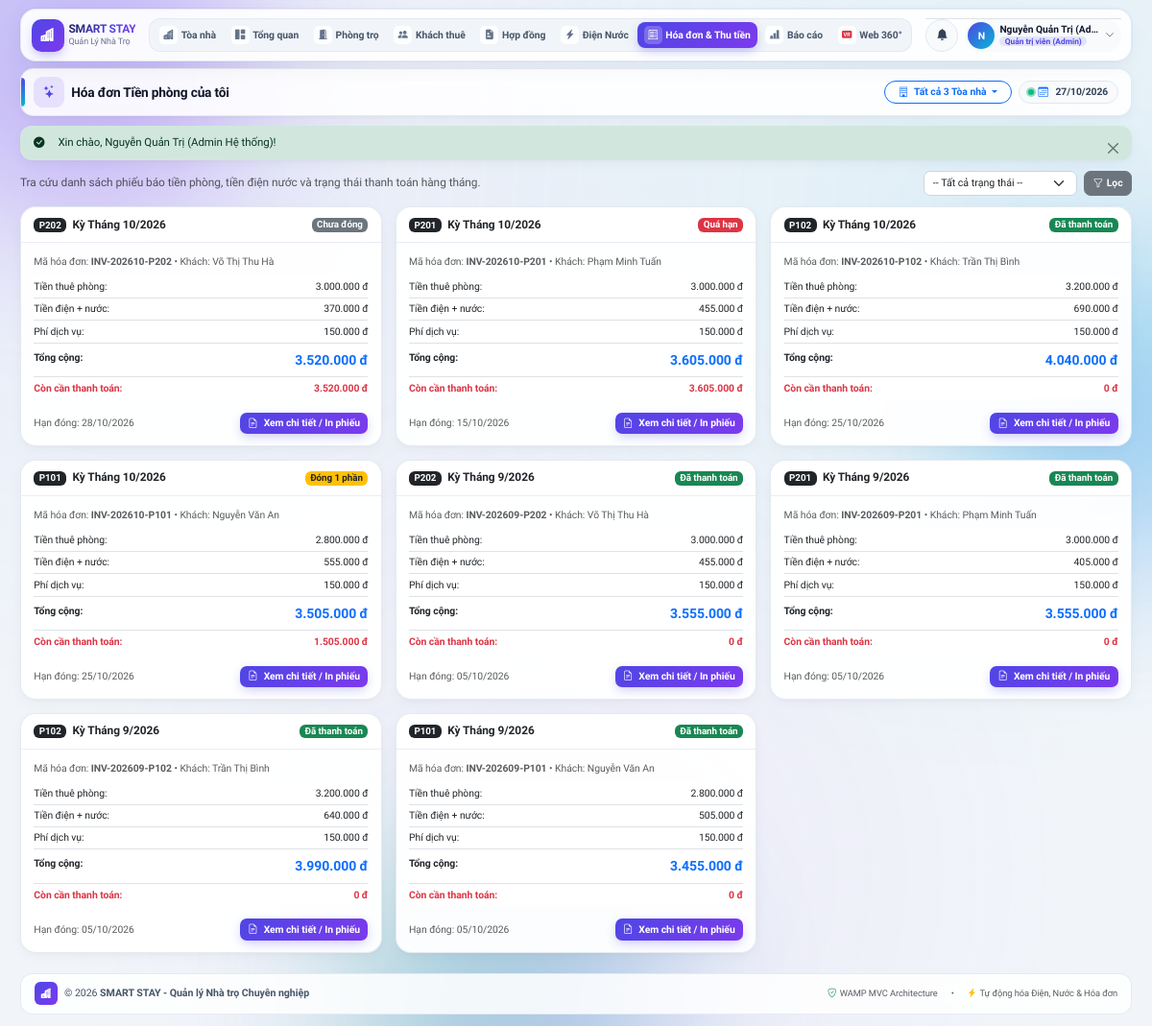
The page /invoices/my-list (signed in) on the database its author committed.
### tables this page shows
CREATE TABLE `invoices` (
  `id` INT UNSIGNED AUTO_INCREMENT PRIMARY KEY,
  `invoice_code` VARCHAR(30) NOT NULL UNIQUE,
  `invoice_type` ENUM('monthly', 'move_in', 'move_out') NOT NULL DEFAULT 'monthly',
  `contract_id` INT UNSIGNED NOT NULL,
  `room_id` INT UNSIGNED NOT NULL,
  `tenant_id` INT UNSIGNED NOT NULL,
  `utility_id` INT UNSIGNED DEFAULT NULL,
  `month` TINYINT UNSIGNED NOT NULL,
  `year` SMALLINT UNSIGNED NOT NULL,
  `room_fee` DECIMAL(12,2) NOT NULL DEFAULT 0.00,
  `electric_fee` DECIMAL(12,2) NOT NULL DEFAULT 0.00,
  `water_fee` DECIMAL(12,2) NOT NULL DEFAULT 0.00,
  `service_fee` DECIMAL(12,2) NOT NULL DEFAULT 0.00,
  `deposit_fee` DECIMAL(12,2) NOT NULL DEFAULT 0.00,
  `deposit_refund` DECIMAL(12,2) NOT NULL DEFAULT 0.00,
  `discount` DECIMAL(12,2) NOT NULL DEFAULT 0.00,
  `total_amount` DECIMAL(12,2) NOT NULL DEFAULT 0.00,
  `paid_amount` DECIMAL(12,2) NOT NULL DEFAULT 0.00,
  `status` ENUM('unpaid', 'partial', 'paid', 'overdue', 'cancelled') NOT NULL DEFAULT 'unpaid',
  `due_date` DATE NOT NULL,
  `notes` TEXT DEFAULT NULL,
  `created_at` DATETIME NOT NULL DEFAULT CURRENT_TIMESTAMP,
  `updated_at` DATETIME NOT NULL DEFAULT CURRENT_TIMESTAMP ON UPDATE CURRENT_TIMESTAMP,
  UNIQUE KEY `uniq_invoice_room_month_year` (`room_id`, `month`, `year`),
  CONSTRAINT `fk_invoices_contract` FOREIGN KEY (`contract_id`) REFERENCES `contracts` (`id`) ON DELETE RESTRICT,
  CONSTRAINT `fk_invoices_room` FOREIGN KEY (`room_id`) REFERENCES `rooms` (`id`) ON DELETE RESTRICT,
  CONSTRAINT `fk_invoices_tenant` FOREIGN KEY (`tenant_id`) REFERENCES `tenants` (`id`) ON DELETE RESTRICT,
  CONSTRAINT `fk_invoices_utility` FOREIGN KEY (`utility_id`) REFERENCES `utilities` (`id`) ON DELETE SET NULL
);

CREATE TABLE `rooms` (
  `id` INT UNSIGNED AUTO_INCREMENT PRIMARY KEY,
  `building_id` INT UNSIGNED NOT NULL DEFAULT 1,
  `room_type_id` INT UNSIGNED NOT NULL DEFAULT 1,
  `room_number` VARCHAR(20) NOT NULL UNIQUE,
  `floor` INT NOT NULL DEFAULT 1,
  `area` DECIMAL(6,2) NOT NULL DEFAULT 20.00,
  `price` DECIMAL(12,2) NOT NULL DEFAULT 2500000.00,
  `max_occupants` INT NOT NULL DEFAULT 2,
  `status` ENUM('available', 'occupied', 'maintenance') NOT NULL DEFAULT 'available',
  `amenities` VARCHAR(255) DEFAULT 'Máy lạnh, Nước nóng, Wifi, Kệ bếp, WC riêng',
  `description` TEXT DEFAULT NULL,
  `created_at` DATETIME NOT NULL DEFAULT CURRENT_TIMESTAMP,
  `updated_at` DATETIME NOT NULL DEFAULT CURRENT_TIMESTAMP ON UPDATE CURRENT_TIMESTAMP
);

CREATE TABLE `tenants` (
  `id` INT UNSIGNED AUTO_INCREMENT PRIMARY KEY,
  `user_id` INT UNSIGNED DEFAULT NULL,
  `full_name` VARCHAR(100) NOT NULL,
  `cccd` VARCHAR(20) NOT NULL UNIQUE,
  `phone` VARCHAR(20) NOT NULL,
  `email` VARCHAR(100) DEFAULT NULL,
  `dob` DATE DEFAULT NULL,
  `gender` ENUM('Nam', 'Nữ', 'Khác') NOT NULL DEFAULT 'Nam',
  `hometown` VARCHAR(150) DEFAULT NULL,
  `occupation` VARCHAR(100) DEFAULT NULL,
  `emergency_contact` VARCHAR(100) DEFAULT NULL,
  `status` ENUM('staying', 'moved_out') NOT NULL DEFAULT 'staying',
  `created_at` DATETIME NOT NULL DEFAULT CURRENT_TIMESTAMP,
  `updated_at` DATETIME NOT NULL DEFAULT CURRENT_TIMESTAMP ON UPDATE CURRENT_TIMESTAMP,
  CONSTRAINT `fk_tenants_user` FOREIGN KEY (`user_id`) REFERENCES `users` (`id`) ON DELETE SET NULL
);

### app/Views/invoices/my_list.php (the view, shortened to what the rows shown need)
<div class="row g-3">
    <?php if (empty($invoices)): ?>
        <div class="col-12">
            <div class="card border-0 shadow-sm p-5 text-center text-muted">
                Không tìm thấy hóa đơn nào.
            </div>
        </div>
    <?php else: ?>
        <?php foreach ($invoices as $inv): ?>
            <div class="col-md-6 col-xl-4">
                <div class="card border-0 shadow-sm h-100">
                    <div class="card-header bg-white d-flex justify-content-between align-items-center py-3">
                        <div>
                            <span class="badge bg-dark me-1"><?= CoreHelper::e($inv['room_number']) ?></span>
                            <strong>Kỳ Tháng <?= (int) $inv['month'] ?>/<?= (int) $inv['year'] ?></strong>
                        </div>
                        <?php if ($inv['status'] === 'paid'): ?>
                            <span class="badge bg-success">Đã thanh toán</span>
                        <?php elseif ($inv['status'] === 'partial'): ?>
                            <span class="badge bg-warning text-dark">Đóng 1 phần</span>
                        <?php elseif ($inv['status'] === 'overdue'): ?>
                            <span class="badge bg-danger">Quá hạn</span>
                        <?php else: ?>
                            <span class="badge bg-secondary">Chưa đóng</span>
                        <?php endif; ?>
                    </div>
                    <div class="card-body">
                        <div class="small text-muted mb-2">Mã hóa đơn: <strong><?= CoreHelper::e($inv['invoice_code']) ?></strong> &bull; Khách: <?= CoreHelper::e($inv['tenant_name']) ?></div>
                        <ul class="list-group list-group-flush small mb-3">
                            <li class="list-group-item d-flex justify-content-between px-0 py-1">
                                <span>Tiền thuê phòng:</span>
                                <span><?= CoreHelper::formatCurrency($inv['room_fee']) ?></span>
                            </li>
                            <li class="list-group-item d-flex justify-content-between px-0 py-1">
                                <span>Tiền điện + nước:</span>
                                <span><?= CoreHelper::formatCurrency((float) $inv['electric_fee'] + (float) $inv['water_fee']) ?></span>
                            </li>
                            <li class="list-group-item d-flex justify-content-between px-0 py-1">
                                <span>Phí dịch vụ:</span>
                                <span><?= CoreHelper::formatCurrency($inv['service_fee']) ?></span>
                            </li>
                            <li class="list-group-item d-flex justify-content-between px-0 py-2 fw-bold">
                                <span>Tổng cộng:</span>
                                <span class="text-primary fs-6"><?= CoreHelper::formatCurrency($inv['total_amount']) ?></span>
                            </li>
                            <li class="list-group-item d-flex justify-content-between px-0 py-1 text-danger fw-semibold">
                                <span>Còn cần thanh toán:</span>
                                <span><?= CoreHelper::formatCurrency($inv['remaining_amount']) ?></span>
                            </li>
                        </ul>
                        <div class="d-flex justify-content-between align-items-center">
                            <small class="text-muted">Hạn đóng: <?= CoreHelper::formatDate($inv['due_date']) ?></small>
                            <a href="<?= CoreHelper::url('/invoices/detail', ['id' => $inv['id']]) ?>" class="btn btn-sm btn-primary">
                                <i class="bi bi-file-earmark-text me-1"></i> Xem chi tiết / In phiếu
                            </a>
                        </div>
                    </div>
                </div>
            </div>
        <?php endforeach; ?>
    <?php endif; ?>
</div>

### rows shown on the page
invoices: room.room_number "P202", month "10", year "2026", status "Chưa đóng", invoice_code "INV-202610-P202", tenant.full_name "Võ Thị Thu Hà", room_fee "3.000.000 đ", electric_fee+water_fee "370.000 đ", service_fee "150.000 đ", total_amount "3.520.000 đ", remaining_amount "3.520.000 đ", due_date "28/10/2026"
invoices: room.room_number "P201", month "10", year "2026", status "Quá hạn", invoice_code "INV-202610-P201", tenant.full_name "Phạm Minh Tuấn", room_fee "3.000.000 đ", electric_fee+water_fee "455.000 đ", service_fee "150.000 đ", total_amount "3.605.000 đ", remaining_amount "3.605.000 đ", due_date "15/10/2026"
invoices: room.room_number "P102", month "10", year "2026", status "Đã thanh toán", invoice_code "INV-202610-P102", tenant.full_name "Trần Thị Bình", room_fee "3.200.000 đ", electric_fee+water_fee "690.000 đ", service_fee "150.000 đ", total_amount "4.040.000 đ", remaining_amount "0 đ", due_date "25/10/2026"
invoices: room.room_number "P101", month "10", year "2026", status "Đóng 1 phần", invoice_code "INV-202610-P101", tenant.full_name "Nguyễn Văn An", room_fee "2.800.000 đ", electric_fee+water_fee "555.000 đ", service_fee "150.000 đ", total_amount "3.505.000 đ", remaining_amount "1.505.000 đ", due_date "25/10/2026"
invoices: room.room_number "P202", month "9", year "2026", status "Đã thanh toán", invoice_code "INV-202609-P202", tenant.full_name "Võ Thị Thu Hà", room_fee "3.000.000 đ", electric_fee+water_fee "455.000 đ", service_fee "150.000 đ", total_amount "3.555.000 đ", remaining_amount "0 đ", due_date "05/10/2026"
invoices: room.room_number "P201", month "9", year "2026", status "Đã thanh toán", invoice_code "INV-202609-P201", tenant.full_name "Phạm Minh Tuấn", room_fee "3.000.000 đ", electric_fee+water_fee "405.000 đ", service_fee "150.000 đ", total_amount "3.555.000 đ", remaining_amount "0 đ", due_date "05/10/2026"
invoices: room.room_number "P102", month "9", year "2026", status "Đã thanh toán", invoice_code "INV-202609-P102", tenant.full_name "Trần Thị Bình", room_fee "3.200.000 đ", electric_fee+water_fee "640.000 đ", service_fee "150.000 đ", total_amount "3.990.000 đ", remaining_amount "0 đ", due_date "05/10/2026"
invoices: room.room_number "P101", month "9", year "2026", status "Đã thanh toán", invoice_code "INV-202609-P101", tenant.full_name "Nguyễn Văn An", room_fee "2.800.000 đ", electric_fee+water_fee "505.000 đ", service_fee "150.000 đ", total_amount "3.455.000 đ", remaining_amount "0 đ", due_date "05/10/2026"

### other values the page prints
CoreHelper::e($currentUser['full_name']) "Nguyễn Quản Trị (Ad…"
$roleBadge['label'] "Quản trị viên (Admin)"
CoreHelper::e($pageTitle ?? 'Bảng điều khiển') "Hóa đơn Tiền phòng của tôi"
CoreHelper::e($flash['message']) "Xin chào, Nguyễn Quản Trị (Admin Hệ thống)!"
